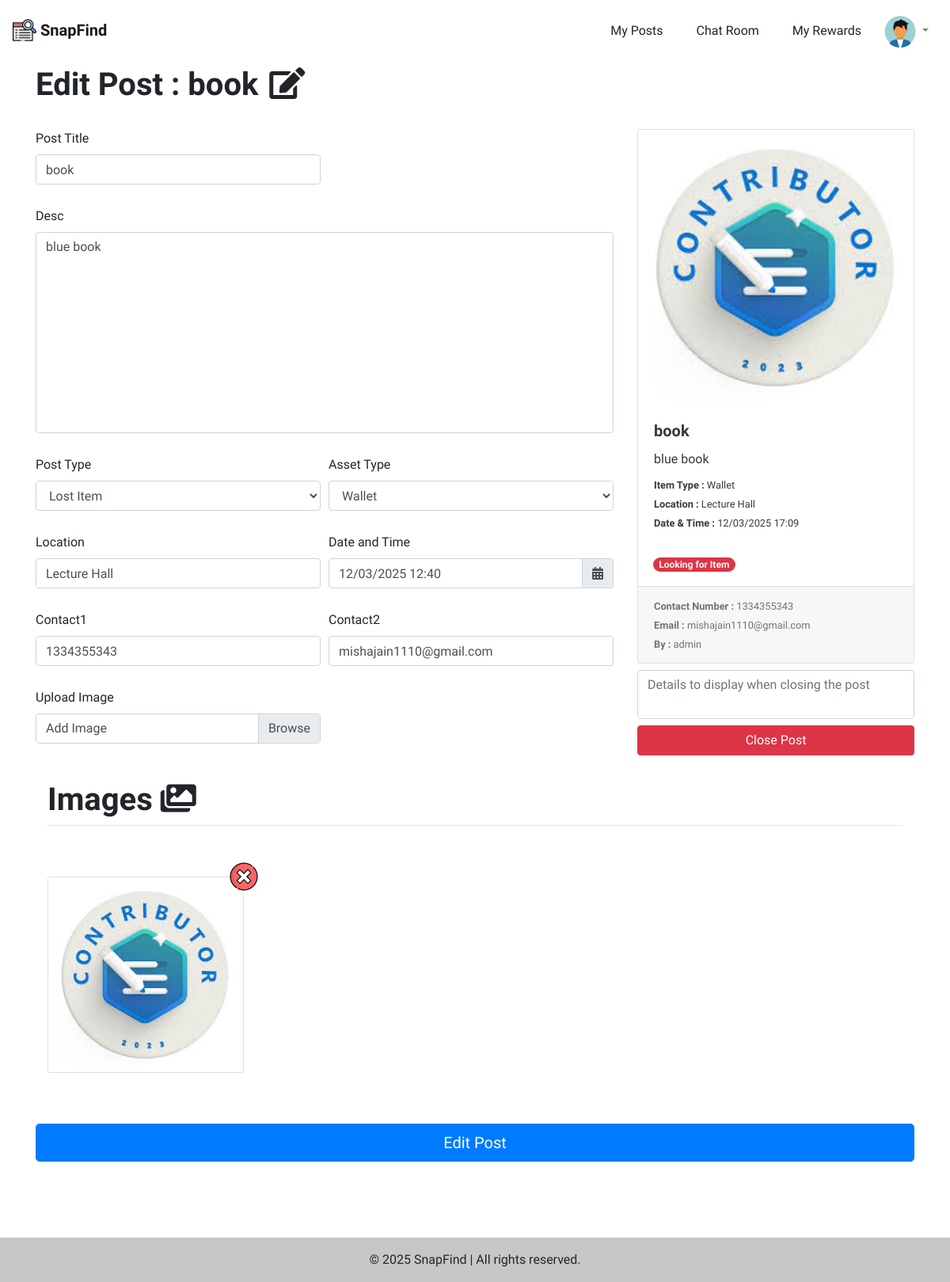
Screenshot of /edit_post/100/ (signed in) with the database file from the repository.
### accounts/models.py (models this page shows, shortened)
class UserProfile(models.Model):
    avatar = models.ImageField(default='accounts/user_default.jpg', upload_to='accounts/') # Picture of user
    user = models.OneToOneField(User, on_delete=models.CASCADE) # reference to User Table
    faculty = models.ForeignKey(Faculty, on_delete=models.CASCADE) # reference to Faculty Table

### posts/models.py (models this page shows)
class Post(models.Model):
    is_active = models.BooleanField(default=True)
    TYPE = (
        ('found', 'Found Item'),
        ('lost', 'Lost Item'),
    )
    type = models.CharField(choices=TYPE, max_length=255, default='found')
    date_time = models.DateTimeField()
    create_at = models.DateTimeField(auto_now_add=True)
    desc = models.TextField()
    title = models.CharField(max_length=255)
    location = models.CharField(max_length=255)
    contact1 = models.CharField(max_length=255)
    contact2 = models.CharField(max_length=255)
    key = models.CharField(max_length=255, unique=True, null=True, blank=True)
    assetType = models.ForeignKey(AssetType, on_delete=models.CASCADE)
    user = models.ForeignKey(User, on_delete=models.CASCADE, null=True)
    take_information = models.CharField(max_length=255, null=True, blank=True)
    def __str__(self):
        return self.title

class PostPicture(models.Model):
    picture = models.ImageField(default='posts/post_default.gif', upload_to='posts/')
    post = models.ForeignKey(Post, on_delete=models.CASCADE)

class AssetType(models.Model):
    name = models.CharField(max_length=255)
    def __str__(self):
        return self.name

### posts/views.py (the view, shortened to what this page needs)
# urls.py: path('edit_post/<int:post_id>/', EditPostView.as_view(), name='edit_post'),
class EditPostView(View):
    template_name = 'edit_post.html'
    PictureFormSet = formset_factory(PostPictureForm, extra=0)
    def get(self, request, post_id):
        post = Post.objects.get(id=post_id)
        form = PostForm(instance=post)
        if request.user.is_authenticated:
            if request.user != post.user:  # If logged in and editing a post that was not created by the user
                return redirect('index')
        elif post.key == None:  # If not logged in and trying to edit a post created by a logged-in user
            return redirect('index')
        formset = self.PictureFormSet()
        return render(request, self.template_name, {
            'form': form,
            'post': post,
            'pictures': post.postpicture_set.all(),
            'formset': formset,
            'anonymous': True if post.user == None else False,
        })

### posts/templates/edit_post.html (shortened to what this page needs)
{% extends 'base_layout.html' %}
{% load static %}
{% block style %}
    <link rel="stylesheet" href="{% static 'css/tempus.css' %}">
{% endblock %}
{% block content %}
    <form action="{% url 'edit_post' post.id %}" enctype="multipart/form-data" method='POST'>
        <div class='container'>
            <h1 class='mt-2'><b>Edit Post : {{ post }} <i class="fas fa-edit ml-1"></i></b> </h1>
            <div class='row'>
                <div class="container mt-4">
                    <div class="row">
                        <div class="col-md-8">
                                <div class="form-row">
                                    {% for each_form in form %}
                                        <div class="form-group {% if forloop.counter0 == 1 %} col-md-12 {% else %} col-md-6 {% endif %} mb-4">
                                            <label for="{{ each_form.id_for_label }}"> {{ each_form.label }}</label>
                                            {% if forloop.counter0 == 5 %}
                                                <div class="input-group date" id="datetimepicker" data-target-input="nearest">
                                                    {{ each_form }}
                                                    <div class="input-group-append" data-target="#datetimepicker" data-toggle="datetimepicker">
                                                        <div class="input-group-text"><i class="fas fa-calendar-alt"></i></div>
                                                    </div>
                                                </div>
                                            {% else %}
                                                {{ each_form }}
                                            {% endif %}
                                        </div>
                                    {% endfor %}
                                    <div class="form-group col-md-6">
                                        <label>Upload Image</label>
                                        <div class="custom-file">
                                            <label class="custom-file-label" for="avatar">Add Image</label>
                                        </div>
                                    </div>
                                </div>
                        </div>
                        <div class="col-md-4">
                            <div class="card w-100 text-dark mycard">
                                <div class="wrapper">
                                    {% if post.postpicture_set.all|length == 0 %}
                                        <img class="card-img-top" src="{% static 'images/post_default.gif' %}" id="picture_preview">
                                    {% else %}
                                        <img class="card-img-top" src="{{ post.postpicture_set.all.0.picture.url }}" id='picture_preview'>
                                    {% endif %}
                                </div>
                                <div class="card-body">
                                    <h5 class="card-title">
                                        <b id='title'>{{ post.title|truncatechars:20 }} </b>
                                    </h5>
                                    <p class="card-text">
                                        <p id='desc'>{{ post.desc|truncatechars:15 }}</p>
                                        <p class='m-0'>
                                            <small>
                                                <b>Item Type : </b> <span id='assetType'>{{ post.assetType }}</span>
                                            </small>
                                        </p>
                                        <p class='m-0'>
                                            <small>
                                                <b>Location : </b> <span id='location'> {{ post.location }} </span>
                                            </small>
                                        </p>
                                        <p class='m-0'>
                                            <small>
                                                <b>Date & Time : </b> <span id='date_time'> {{ post.date_time|date:"d/m/Y H:i" }} </span>
                                            </small>
                                        </p>
                                    </p>
                                </div>
                                <div class="container mb-3 ml-1">
                                    <p class="card-text">
                                        {% if post.type == 'found' %}
                                            <span class="badge badge-pill badge-success text-light" id='type'>Found Lost Item</span>
                                        {% else %}
                                            <span class="badge badge-pill badge-danger text-light" id='type'>Looking for Item</span>
                                        {% endif %}
                                    </p>
                                </div>
                                <div class="card-footer">
                                    <small class="text-muted">
                                        <b>Contact Number : </b> <span id='contact1'> {{ post.contact1 }} </span>
                                        <br>
                                        <b>Email : </b> <span id='contact2'> {{ post.contact2 }} </span>
                                        <br>
                                        <b>By : </b> {% if post.user %} {{ post.user.username }} {% else %} Guest User {% endif %}
                                    </small>
                                </div>
                            </div>
                            <textarea class='w-100 form-control mt-2' style='resize: none;' id='take_information' placeholder="Details to display when closing the post"></textarea>
                            <div id='close_btn' class='btn btn-block btn-danger mt-2'>Close Post</div>
                        </div>
                    </div>
                </div>
            </div>
            <div class="container">
                <h1 class="font-weight-bold text-center text-lg-left mt-4 mb-0">Images <i class="fas fa-images"></i> </h1>
                <hr class="mt-2 mb-5">
                <div class="row text-center text-lg-left" id='pictures'>
                    {% for picture in pictures %}
                        <div class="col-md-3 my-3">
                            <div class="card w-100 text-dark mycard" style="border: none;">
                                <span style="cursor: pointer;" onclick="remove({{ picture.id }})">
                                    <img src="{% static 'images/close.png' %}" class='top-right-btn' width="35px">
                                </span>
                                <div class="card h-100 w-100 mb-0 text-dark">
                                    <div class="wrapper">
                                        <img class="card-img-top" src="{{ picture.picture.url }}">
                                    </div>
                                </div>
                            </div>
                        </div>
                    {% endfor %}
                </div>
            </div>
            <input type="submit" value="Edit Post" class="btn btn-lg btn-block btn-primary my-5">
        </div>
    </form>
{% endblock %}

### templates/base_layout.html (shortened to what this page needs)
{% load static %}
<!DOCTYPE html>
<html lang="en">
<head>
    <link rel="stylesheet" href="{% static 'css/bootstrap.min.css' %}">
    <link rel="stylesheet" href="{% static 'css/style.css' %}">
    <link rel="stylesheet" href="{% static 'css/fontawesome.all.min.css' %}">
    {% block style %}
    {% endblock %}
</head>
<body class="d-flex flex-column min-vh-100">
    <nav class="navbar navbar-expand navbar-light" style="height: 75px;">
        <div class="collapse navbar-collapse" id="navbarTogglerDemo01">
            <a class="navbar-brand" href="{% url 'index' %}">
                <img src="{% static 'images/lost&found.png' %}" width="30" height="30" class="d-inline-block align-top" alt="">
                <b>SnapFind</b>
            </a>
            <ul class="navbar-nav ml-auto {% if request.user.is_authenticated %} mt-4 {% endif %}">
                <li class="nav-item active">
                    <a class="nav-link" href="{% url 'my_posts' %}">
                        <p class='btn m-0 index'>
                            My Posts
                        </p>
                    </a>
                </li>
                {% if request.user.is_authenticated %}
                <li class="nav-item active">
                    <a class="nav-link" href="{% url 'chat_index' %}">
                        <p class='btn m-0 index'>
                            Chat Room
                        </p>
                    </a>
                </li>
                {% if request.user.is_authenticated %}
                <li class="nav-item active">
                    <a class="nav-link" href="{% url 'rewards' %}">
                        <p class='btn m-0 index'>
                            My Rewards
                        </p>
                    </a>
                </li>
                {% endif %}
                <li class="nav-item dropdown">
                    <a class="nav-link dropdown-toggle my-circle" href="#" id="navbarDropdownMenuLink" role="button" data-toggle="dropdown" aria-haspopup="true" aria-expanded="false">
                        <img src="{{ request.user.userprofile.avatar.url }}" class="rounded-circle" style="width: 40px; height: 40px;">
                    </a>
                </li>
                {% endif %}
            </ul>
        </div>
    </nav>
    <main class="flex-grow-1">
        {% block content %}
        {% endblock %}
    </main>
    <footer class="bg-light text-center text-lg-start mt-5">
        <div class="text-center p-3" style="background-color: rgba(0, 0, 0, 0.2);">
            © 2025 SnapFind | All rights reserved.
        </div>
    </footer>
</body>
</html>

### static/css/style.css (style rules this page uses)
* { font-family: 'Kanit', sans-serif; word-wrap: break-word; padding: 0; margin: 0; }
body, html { height: 100%; }
body { animation: fadein .5s; }
.mycard { transition: .2s; }
.wrapper { position: relative; overflow: hidden; }
.wrapper:after { content: ''; display: block; padding-top: 100%; }
.wrapper img { width: auto; height: 100%; max-width: none; position: absolute; left: 50%; top: 0; transform: translateX(-50%); }
.top-right-btn { position: absolute; right: 0; top: 0; transform: translate(50%,-50%); z-index: 100; }
.my-circle { position: relative; width: 75px; height: 75px; overflow: hidden; }
.my-circle img { width: 100%; height: 100%; object-fit: cover; }

### static/css/tempus.css (style rules this page uses)
.input-group [data-toggle="datetimepicker"] { cursor: pointer; }

### rows the page displays
Post: title "book", form "book" "blue book" "Lost Item" "Wallet" "Lecture Hall" "1334355343" "mishajain1110@gmail.com", form "12/03/2025 12:40", postpicture_set.all.0.picture (picture), desc "blue book", assetType "Wallet", location "Lecture Hall", date_time "12/03/2025 17:09", contact1 "1334355343", contact2 "mishajain1110@gmail.com", user.username "admin"
PostPicture: picture (picture)

### other values shown
{{ each_form.label }} "Post Title" "Desc" "Post Type" "Asset Type" "Location" "Date and Time" "Contact1" "Contact2"
